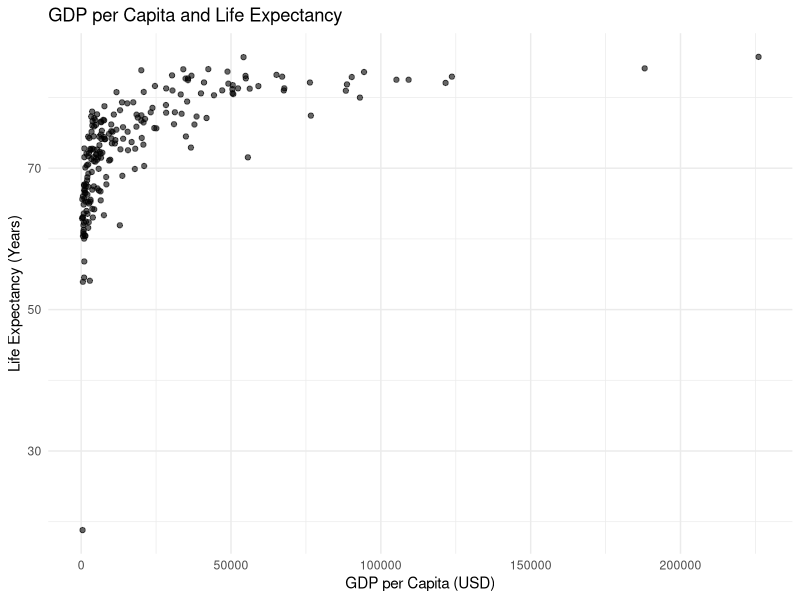
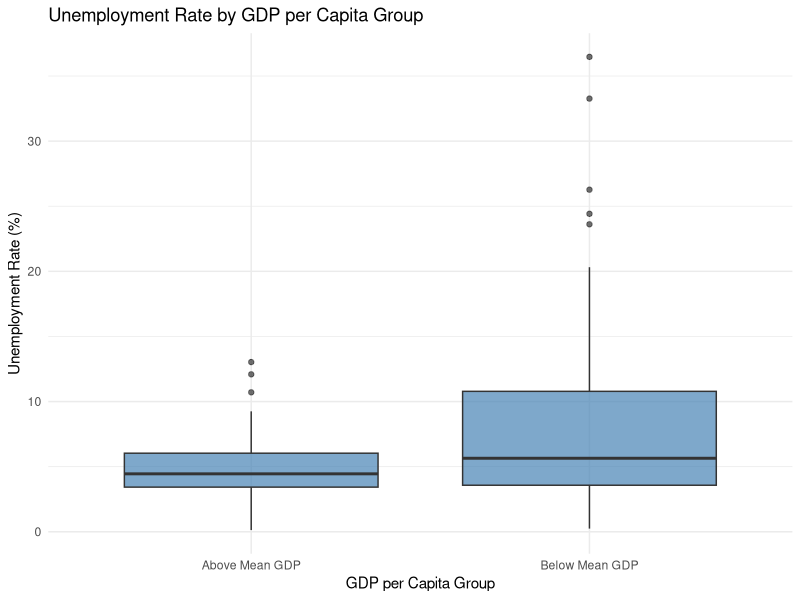

These figures' R source, in order:
## ---- chunk 1

df <- read.csv("wdi.csv")

## ---- chunk 2
summary(df$life_expectancy)
## ---- chunk 3
summary(df$unemployment_rate)
## ---- chunk 4
summary(df$gdp_per_capita)
## ---- chunk 5
sd(df$life_expectancy, na.rm = TRUE)
sd(df$unemployment_rate, na.rm = TRUE)
sd(df$gdp_per_capita, na.rm = TRUE)
## ---- chunk 6
cor(df[, c("life_expectancy",
           "unemployment_rate",
           "gdp_per_capita")],
    use = "complete.obs")
## ---- chunk 7
#| fig-cap: "Figure 1: Relationship between GDP per capita and Life Expectancy. Source: World Bank World Development Indicators."
#| label: fig-gdp
#| echo: false

library(ggplot2)

ggplot(df, aes(x = gdp_per_capita, y = life_expectancy)) +
  geom_point(alpha = 0.6) +
  labs(
    title = "GDP per Capita and Life Expectancy",
    x = "GDP per Capita (USD)",
    y = "Life Expectancy (Years)"
  ) +
  theme_minimal()
## ---- chunk 8
#| fig-cap: "Figure 2: Distribution of Unemployment Rates by GDP per Capita Group. Countries are split at the sample mean GDP per capita ($21,143). Source: World Bank World Development Indicators."
#| label: fig-unemp
#| echo: false
#| warning: false
#| message: false

library(dplyr)
library(ggplot2)

# Remove missing values for relevant variables
df_clean <- df %>%
  filter(!is.na(unemployment_rate),
         !is.na(gdp_per_capita))

# Create GDP groups
df_clean <- df_clean %>%
  mutate(gdp_group = ifelse(gdp_per_capita > 21143,
                            "Above Mean GDP",
                            "Below Mean GDP"))

# Boxplot
ggplot(df_clean, aes(x = gdp_group, y = unemployment_rate)) +
  geom_boxplot(fill = "steelblue", alpha = 0.7) +
  labs(
    title = "Unemployment Rate by GDP per Capita Group",
    x = "GDP per Capita Group",
    y = "Unemployment Rate (%)"
  ) +
  theme_minimal()

## ---- chunk 9
#| tbl-cap: "Summary statistics of key indicators. Source: World Bank World Development Indicators."
#| label: tbl-summary
#| echo: false
      
library(dplyr)
library(knitr)

# Remove rows with NA in any of the three variables
df_clean <- df %>%
  filter(!is.na(life_expectancy),
         !is.na(unemployment_rate),
         !is.na(gdp_per_capita))

# Create summary table
summary_table <- data.frame(
  Variable = c("Life Expectancy",
               "Unemployment Rate",
               "GDP per Capita"),
  
  Mean = c(mean(df_clean$life_expectancy),
           mean(df_clean$unemployment_rate),
           mean(df_clean$gdp_per_capita)),
  
  Median = c(median(df_clean$life_expectancy),
             median(df_clean$unemployment_rate),
             median(df_clean$gdp_per_capita)),
  
  `Std. Dev.` = c(sd(df_clean$life_expectancy),
                  sd(df_clean$unemployment_rate),
                  sd(df_clean$gdp_per_capita)),
  
  Min = c(min(df_clean$life_expectancy),
          min(df_clean$unemployment_rate),
          min(df_clean$gdp_per_capita)),
  
  Max = c(max(df_clean$life_expectancy),
          max(df_clean$unemployment_rate),
          max(df_clean$gdp_per_capita)),
  
  N = c(nrow(df_clean),
        nrow(df_clean),
        nrow(df_clean))
)

kable(summary_table,
      digits = 2,
      caption = "Table 1: Summary Statistics of Key Indicators (NA values removed). Source: World Bank World Development Indicators.")
